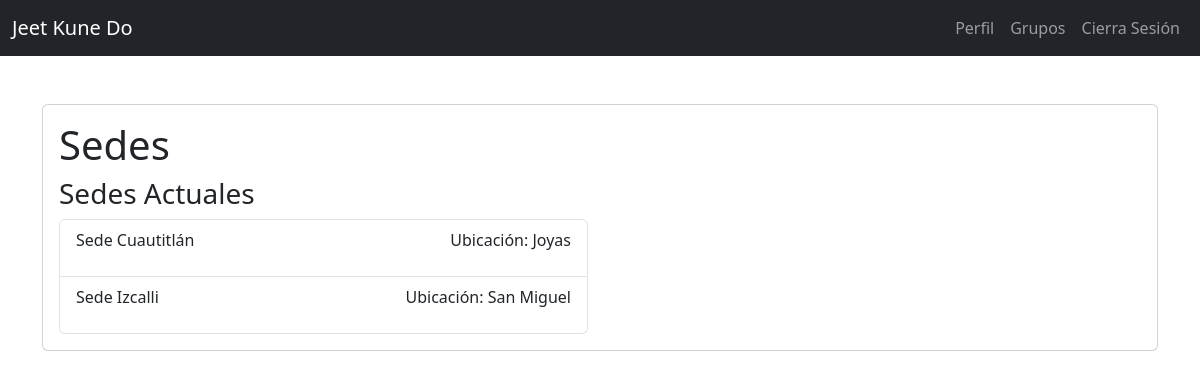
The app's page /sedes/ (signed in) with its own data.
### login/models.py (models this page shows)
class Sedes(models.Model):
    nombre = models.CharField(max_length=200)
    ubicacion = models.CharField(max_length=200)
    codigo_postal  = models.IntegerField()
    director = models.ForeignKey(UserProfile, on_delete=models.CASCADE, null=True)

### login/views.py (the view, shortened to what this page needs)
# urls.py: path('sedes/', views.sedes, name='sedes'),
@login_required
def sedes(request):
    sedes = Sedes.objects.all()
    if request.method == 'GET':
        return render(request, 'sedes.html', {
            'form': Create_Sede,
            'sedes' : sedes
        })

### login/templates/sedes.html (shortened to what this page needs)
{% extends 'base.html'%} {% block content%}
    <main class="container py-5">
      <div class="card card-body">
        <div class="row">
          <h1>Sedes</h1>
          <div class="col-md-6">
            <h3>Sedes Actuales</h3>
            <ul class="list-group">
                {% for sede in sedes%}
                <a class="list-group-item btn-hover" href="{% url 'edit_sede' sede.id %}">
                <header class="d-flex justify-content-between">
                  <p>Sede {{sede.nombre}} </p>
                  <p>Ubicación: {{sede.ubicacion}} </p>
                </header>
                </a>
                {% endfor %}
            </ul>
          </div>
        </div>
      </div>
    </main>
{% endblock%}

### records on screen
Sedes: nombre "Cuautitlán", ubicacion "Joyas"
Sedes: nombre "Izcalli", ubicacion "San Miguel"
